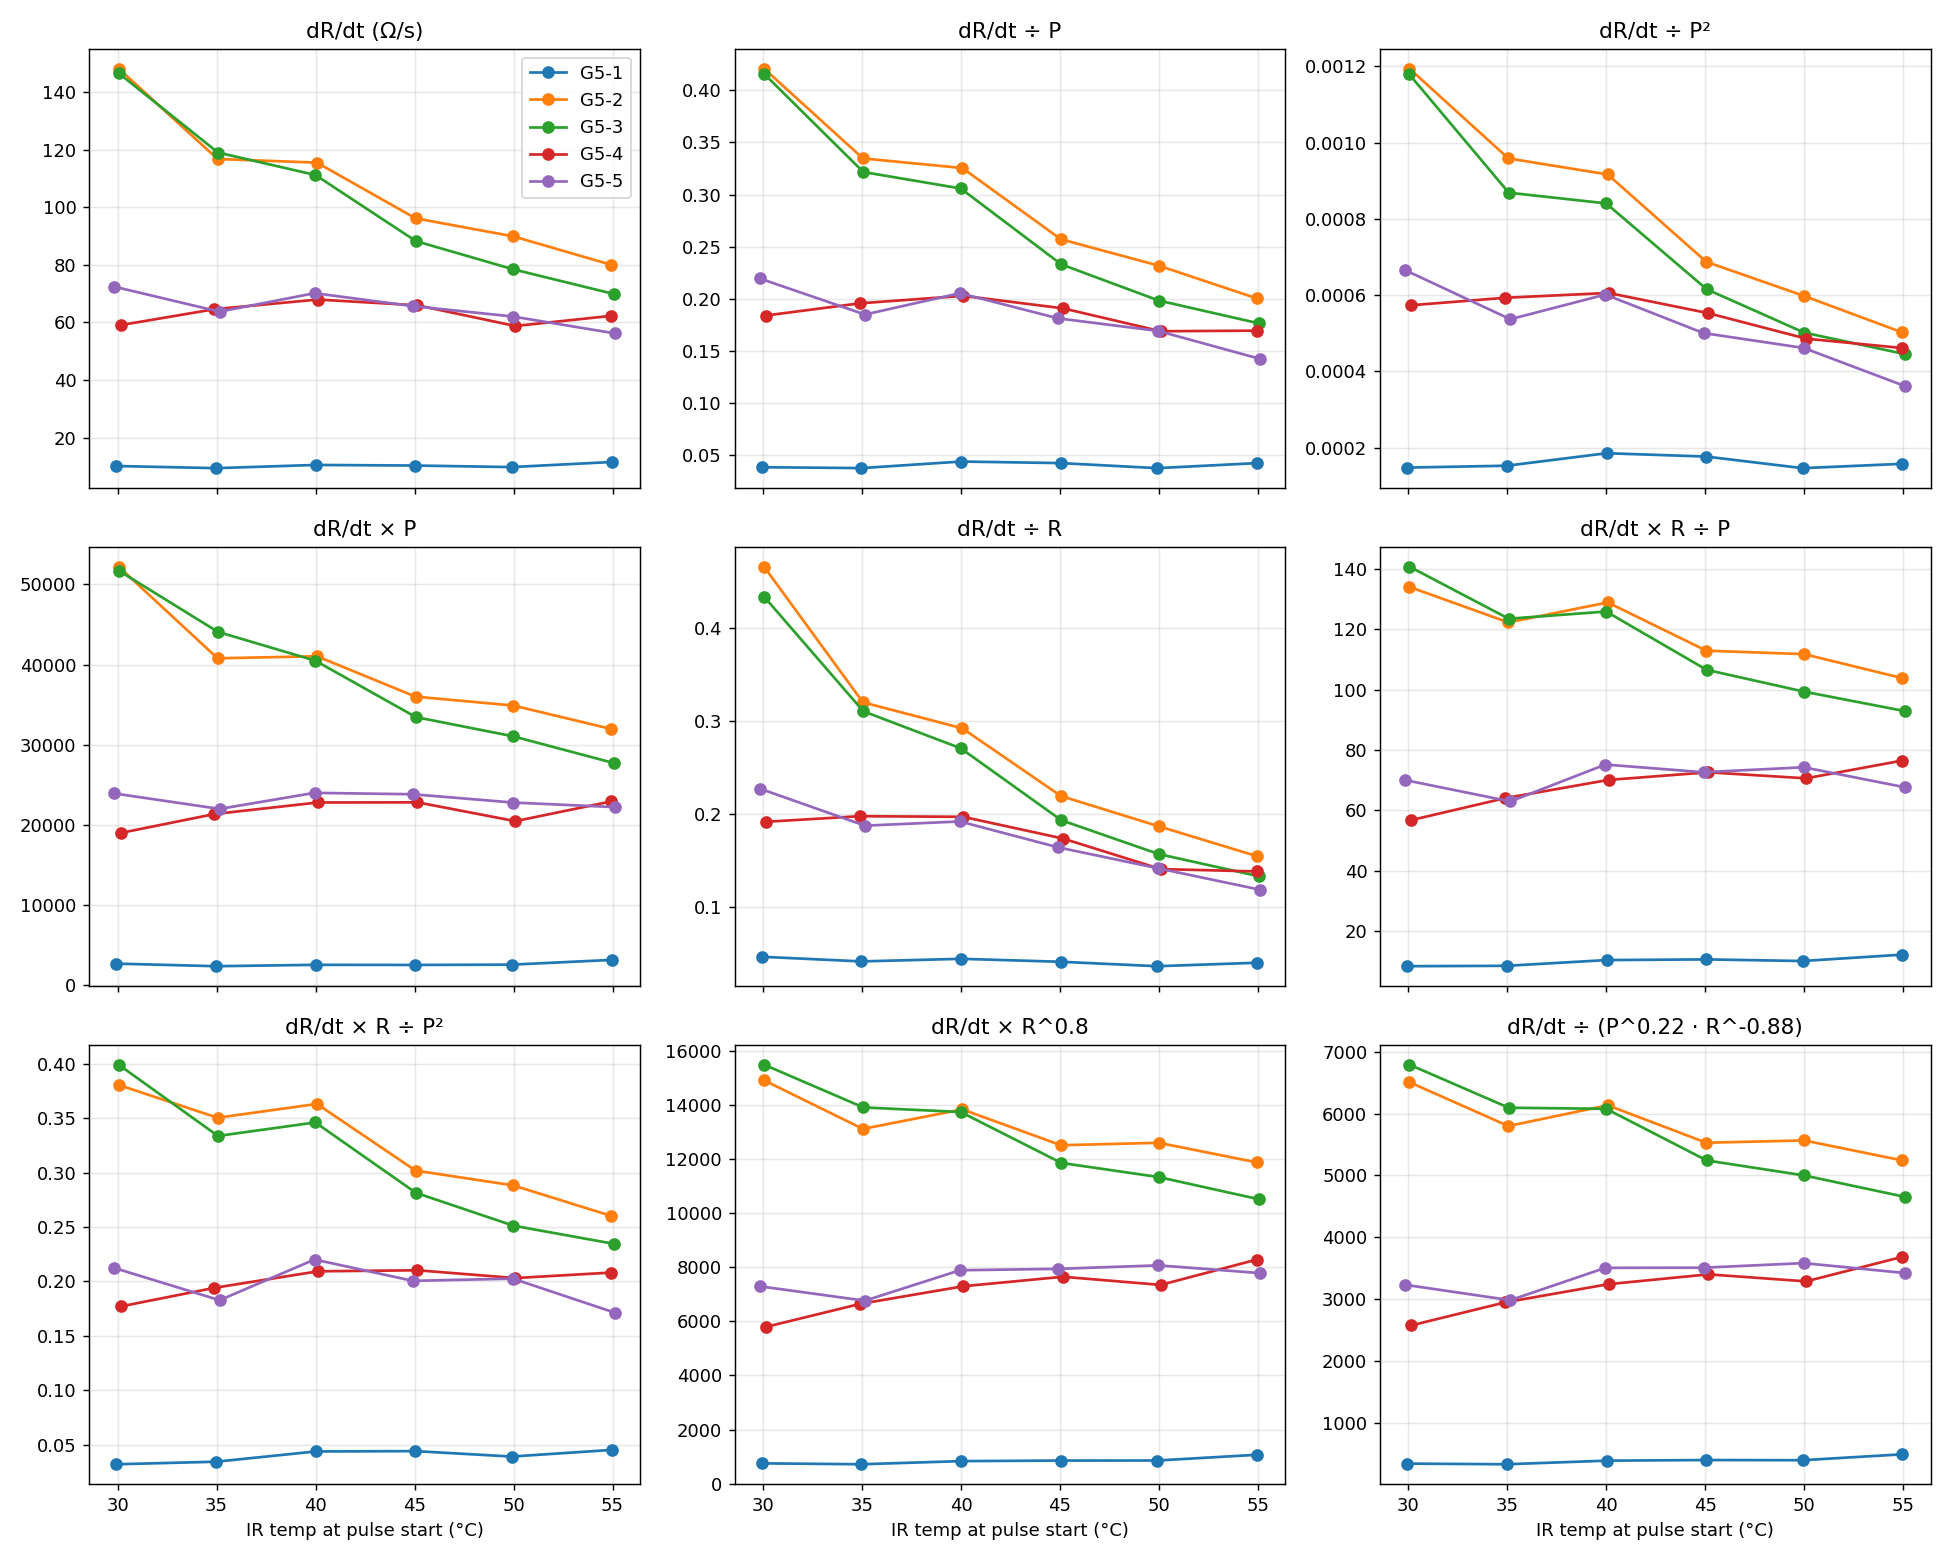

The script that saved this image:
"""Candidate normalisations of dR/dt vs IR temp, from dr_pulses.csv (run dr_pulses.py first)."""
import pandas as pd, matplotlib
matplotlib.use("Agg")
import matplotlib.pyplot as plt

d = pd.read_csv("dr_pulses.csv")
g, P, R = d.dR_dt_ohm_s, d.power_mW, d.R_start_ohm
c = {"dR/dt (Ω/s)": g, "dR/dt ÷ P": g / P, "dR/dt ÷ P²": g / P**2, "dR/dt × P": g * P,
     "dR/dt ÷ R": g / R, "dR/dt × R ÷ P": g * R / P, "dR/dt × R ÷ P²": g * R / P**2,
     "dR/dt × R^0.8": g * R**0.8, "dR/dt ÷ (P^0.22 · R^-0.88)": g / (P**0.22 * R**-0.88)}
d.assign(**{k: v for k, v in c.items()}).to_csv("dr_candidates.csv", index=False)
fig, axs = plt.subplots(3, 3, figsize=(15, 12), sharex=True)
for ax, (k, v) in zip(axs.flat, c.items()):
    for n, i in d.groupby("sample"):
        ax.plot(i.ir_C, v[i.index], "o-", label=n)
    ax.set_title(k); ax.grid(alpha=.3)
for ax in axs[-1]: ax.set_xlabel("IR temp at pulse start (°C)")
axs[0, 0].legend(); fig.tight_layout(); fig.savefig("dr_candidates.png", dpi=130)
